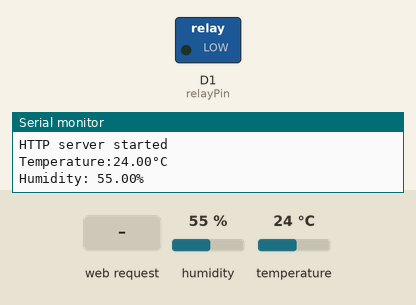
A sketch run on a simulated ESP8266 (Wemos D1 mini). On the bench: switched loads named in the sketch (green lamp = pin HIGH), the last lines printed to the serial monitor. The test bench sets the inputs (shaded band); at power-on: humidity 55 %, temperature 24 °C. Storage starts empty.

Above: at 3.2 s.
3.3 s: HTTP request GET /on received
At 4.4 s:
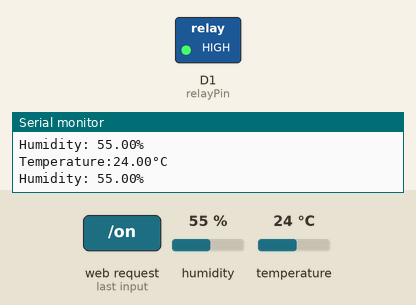
5.5 s: HTTP request GET /off received
At 6.9 s:
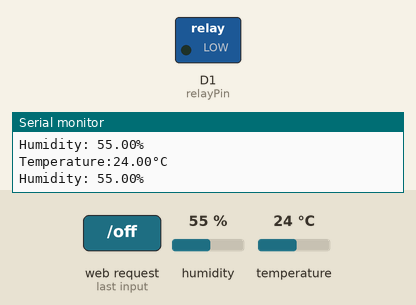
Timing chart, 0 to 8.5 s (numbered marks = the images above; inputs shaded):
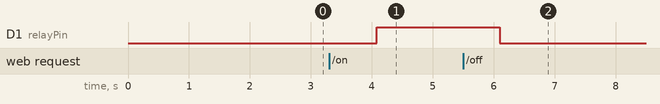

Measured:
- after the input at 3.3 s, D1 (relayPin): LOW → HIGH after 0.78 s
- after the input at 5.5 s, D1 (relayPin): HIGH → LOW after 0.60 s

The sketch:

EclipseTempRWSd_Fast2.ino
```cpp
// (licence header left out)
/* Create a WiFi access point and provide a web server on it. */

#include <ESP8266WiFi.h>
#include <WiFiClient.h>
#include <ESP8266WebServer.h>
#include <DHT.h>
#include <SPI.h>
#include <SD.h>

#define DHTTYPE DHT11   // DHT Shield uses DHT 11
#define DHTPIN D4       // DHT Shield uses pin D4

/* Set these to your desired credentials. */
const char *ssid = "EclipseTemp";
const char *password = "totalsolar";
const char *log_file = "ecltmp.txt";
const int relayPin = D1;
const int chipSelect = 4;  //d8


ESP8266WebServer server(80);

DHT dht(DHTPIN, DHTTYPE);

float humidity, temperature;                 // Raw float values from the sensor
char str_humidity[10], str_temperature[10];  // Rounded sensor values and as strings
char response[50];
char buffer[1024];
int log_interval = 0;
File dataFile;

// Generally, you should use "unsigned long" for variables that hold time
unsigned long previousMillis = 0;            // When the sensor was last read
const long interval = 2000;                  // Wait this long until reading again

void handle_root() {
  server.send(200, "text/plain", "WeMos DHT Server. Get /temp or /humidity");
  delay(100);
}

void read_sensor() {
  // Wait at least 2 seconds seconds between measurements.
  // If the difference between the current time and last time you read
  // the sensor is bigger than the interval you set, read the sensor.
  // Works better than delay for things happening elsewhere also.
  unsigned long currentMillis = millis();

  if (currentMillis - previousMillis >= interval) {
    // Save the last time you read the sensor
    previousMillis = currentMillis;

    // Reading temperature and humidity takes about 250 milliseconds!
    // Sensor readings may also be up to 2 seconds 'old' (it's a very slow sensor)
    humidity = dht.readHumidity();        // Read humidity as a percent
    temperature = dht.readTemperature();  // Read temperature as Celsius

    // Check if any reads failed and exit early (to try again).
    if (isnan(humidity) || isnan(temperature)) {
      Serial.println("Failed to read from DHT sensor!");
      return;
    }

    // Convert the floats to strings and round to 2 decimal places
    dtostrf(humidity, 1, 2, str_humidity);
    dtostrf(temperature, 1, 2, str_temperature);
    //Serial.print("Humidity: ");
    //Serial.print(str_humidity);
    //Serial.print(" %\t");
    //Serial.print("Temperature: ");
    //Serial.print(str_temperature);
    //Serial.println(" °C");
  }
}

void setup() {
  pinMode(relayPin, OUTPUT);
	delay(1000);
	Serial.begin(9600);
   while (!Serial) {
    ; // wait for serial port to connect. Needed for Leonardo only
  }

  Serial.print("Initializing SD card...");

  // see if the card is present and can be initialized:
  if (!SD.begin(chipSelect)) {
    Serial.println("Card failed, or not present");
    // don't do anything more:
    return;
  }
  Serial.println("card initialized.");
	Serial.println();
  Serial.println("Creating weather data file.");
  Serial.println();

	//Serial.print("Configuring access point...");
	/* You can remove the password parameter if you want the AP to be open. */
  delay(1000);
	WiFi.softAP(ssid, password);

	IPAddress myIP = WiFi.softAPIP();
	Serial.print("AP IP address: ");
	Serial.println(myIP);

  // Initial read
  read_sensor();

  // Handle http requests
  server.on("/", handle_root);

  server.on("/temp", [](){
    read_sensor();
    snprintf(response, 50, "Temperature: %s C", str_temperature);
    server.send(200, "text/plain", response);
  });

  server.on("/humidity", [](){
    read_sensor();
    snprintf(response, 50, "Humidity: %s %", str_humidity);
    server.send(200, "text/plain", response);
  });

  server.on("/on", [](){
    snprintf(response, 50, "Relay On");
    digitalWrite(relayPin, HIGH); // turn on relay with voltage HIGH
    server.send(200, "text/plain", response);
  });

    server.on("/off", [](){
    snprintf(response, 50, "Relay Off");
    digitalWrite(relayPin, LOW); // turn on relay with voltage Low
    server.send(200, "text/plain", response);
  });

    server.on("/rm", [](){
    snprintf(response, 50, "Removing ecltmp.txt");
    SD.remove("ecltmp.txt");
    server.send(200, "Removing ecltmp.txt", response);
  });

    server.on("/log", [](){
      dataFile = SD.open("ecltmp.txt");
      // if the file is available, read from it:
      if (dataFile) {
        while (dataFile.available()) {
              //sprintf(buffer, "%s", dataFile.read());
              //server.send(200, "text/plain",dataFile.read());
              dataFile.read(buffer,1024);
              server.send(1024, "text/plain", buffer);
              // print to the serial port too:
              //Serial.write(dataFile.read());
        }
        dataFile.close();
      }
  });

  // Start the web server
  server.begin();
  Serial.println("HTTP server started");
  log_interval = 0;
}

void loop(void)
{
  // Listen for http requests
  server.handleClient();
  delay(1000);
  read_sensor();
  snprintf(response, 50, "Temperature: %s °C", str_temperature);
  // print to the serial port:
  Serial.print("Temperature:");
  Serial.print(str_temperature);  // so you have to close this one before opening another.
  Serial.println("°C");
  Serial.print("Humidity: ");
  Serial.print(str_humidity);
  Serial.println("%");
  if (log_interval % 10 == 0) {
      dataFile = SD.open("ecltmp.txt",O_CREAT | O_APPEND | O_RDWR );
      // if the file is available, write to it:
      if (dataFile) {
          dataFile.print("Temperature: ");
          dataFile.print(str_temperature);
          dataFile.println("C");
          dataFile.print("Humidity: ");
          dataFile.print(str_humidity);
          dataFile.println("%\t");
          dataFile.close();
       }  // if the file isn't open, pop up an error:
      else {
          Serial.println("error opening ecltmp.txt");
      }
    server.send(200, "text/plain", response);
  }
  log_interval = log_interval + 1;
}
```
